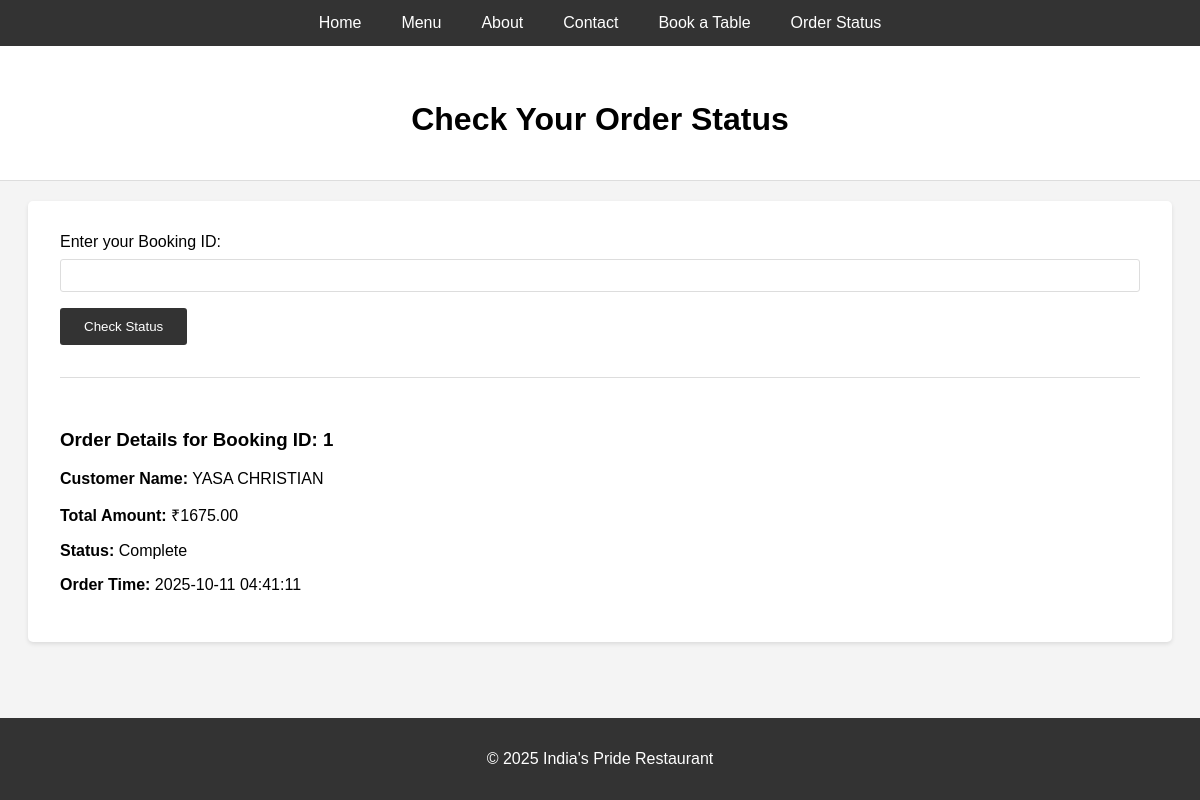
Page /order_status.php?booking_id=1 on the committed database.
### tables this page shows
CREATE TABLE `orders` (
  `id` int(11) NOT NULL,
  `booking_id` int(11) DEFAULT NULL,
  `customer_name` varchar(100) NOT NULL,
  `total_amount` decimal(10,2) NOT NULL,
  `order_status` varchar(50) DEFAULT 'Pending',
  `created_at` timestamp NOT NULL DEFAULT current_timestamp()
);

CREATE TABLE `bookings` (
  `id` int(11) NOT NULL,
  `name` varchar(100) NOT NULL,
  `phone` varchar(15) NOT NULL,
  `email` varchar(100) DEFAULT NULL,
  `booking_date` date NOT NULL,
  `booking_time` time NOT NULL,
  `num_guests` int(11) NOT NULL,
  `created_at` timestamp NOT NULL DEFAULT current_timestamp()
);

### order_status.php (the view, shortened to what this page needs)
<!DOCTYPE html>
<html lang="en">
<head>
    <link rel="stylesheet" href="style.css">
</head>
<body>
    <nav class="top-nav">
        <a href="index.php">Home</a>
        <a href="menu.php">Menu</a>
        <a href="about.php">About</a>
        <a href="contact.php">Contact</a>
        <a href="booking.php">Book a Table</a>
        <a href="order_status.php">Order Status</a>
    </nav>
    <header class="page-header">
        <h1>Check Your Order Status</h1>
    </header>
    <div class="container">
        <form action="<?php echo htmlspecialchars($_SERVER["PHP_SELF"]); ?>" method="get">
            <label for="booking_id">Enter your Booking ID:</label>
            <input type="text" id="booking_id" name="booking_id" required>
            <button type="submit">Check Status</button>
        </form>
        <?php
        if (isset($_GET['booking_id']) && !empty(trim($_GET['booking_id']))) {
            require_once "config.php";
            $booking_id = trim($_GET['booking_id']);
            $sql = "SELECT o.id, o.total_amount, o.order_status, o.created_at, b.name
                    FROM orders o
                    JOIN bookings b ON o.booking_id = b.id
                    WHERE o.booking_id = ?";
            if ($stmt = mysqli_prepare($link, $sql)) {
                mysqli_stmt_bind_param($stmt, "i", $param_booking_id);
                if (mysqli_stmt_execute($stmt)) {
                    $result = mysqli_stmt_get_result($stmt);
                    if (mysqli_num_rows($result) > 0) {
                        echo "<div style='margin-top: 2rem; border-top: 1px solid #ddd; padding-top: 2rem;'>";
                        while ($row = mysqli_fetch_array($result)) {
                            echo "<h3>Order Details for Booking ID: " . htmlspecialchars($booking_id) . "</h3>";
                            echo "<p><strong>Customer Name:</strong> " . htmlspecialchars($row['name']) . "</p>";
                            echo "<p><strong>Total Amount:</strong> ₹" . htmlspecialchars($row['total_amount']) . "</p>";
                            echo "<p><strong>Status:</strong> " . htmlspecialchars($row['order_status']) . "</p>";
                            echo "<p><strong>Order Time:</strong> " . htmlspecialchars($row['created_at']) . "</p>";
                        }
                        echo "</div>";
                    } else {
                        echo "<p style='text-align:center; margin-top: 2rem;'>No order found for this Booking ID.</p>";
                    }
                }
            }
        }
        ?>
    </div>
    <footer style="position: fixed; bottom: 0; width: 100%;">
        <p>&copy; 2025 India's Pride Restaurant</p>
    </footer>
</body>
</html>

### style.css (style rules this page uses)
body, html { margin: 0; padding: 0; font-family: Arial, sans-serif; background-color: #f4f4f4; }
html, body.home { height: 100%; }
.top-nav { position: fixed; top: 0; width: 100%; display: flex; justify-content: center; background-color: #333; z-index: 10; }
.top-nav a { color: #fff; padding: 14px 20px; text-decoration: none; text-align: center; transition: background-color 0.3s; }
footer { text-align: center; padding: 1rem 0; background-color: #333; color: #fff; }
.page-header { padding-top: 80px; padding-bottom: 20px; text-align: center; background-color: #fff; border-bottom: 1px solid #ddd; }
.container { width: 90%; max-width: 1100px; margin: 20px auto; padding: 2rem; background: #fff; border-radius: 5px; box-shadow: 0 2px 4px rgba(0,0,0,0.1); }
form { background: transparent; padding: 0; }
form label { display: block; margin-bottom: 0.5rem; }
form input, form select, form textarea { width: 100%; padding: 0.5rem; margin-bottom: 1rem; border-radius: 3px; border: 1px solid #ddd; box-sizing: border-box; }
form button { background: #333; color: #fff; padding: 0.7rem 1.5rem; border: none; border-radius: 3px; cursor: pointer; }

### rows in the picture
orders: booking.name "YASA CHRISTIAN", total_amount "1675.00", order_status "Complete", created_at "2025-10-11 04:41:11"
